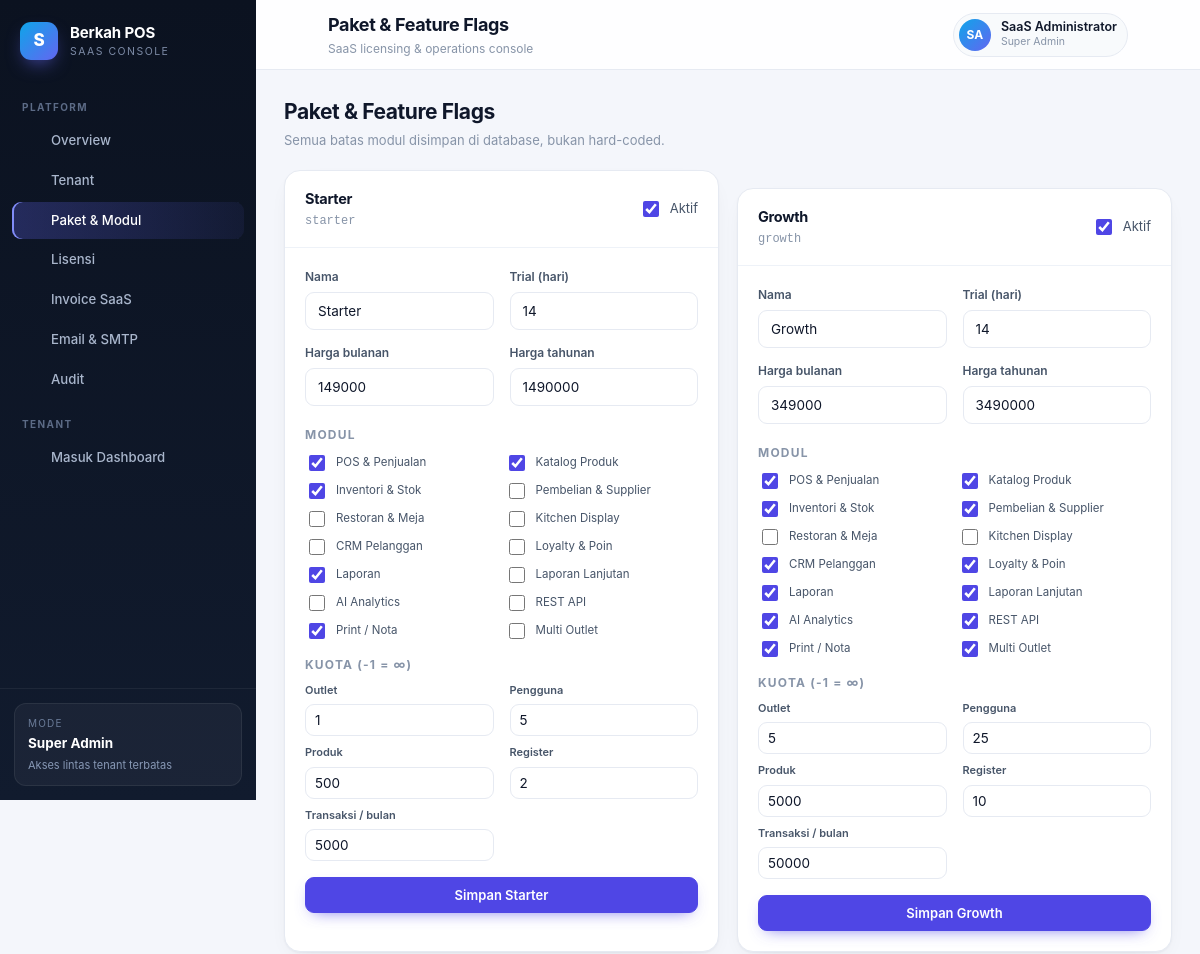
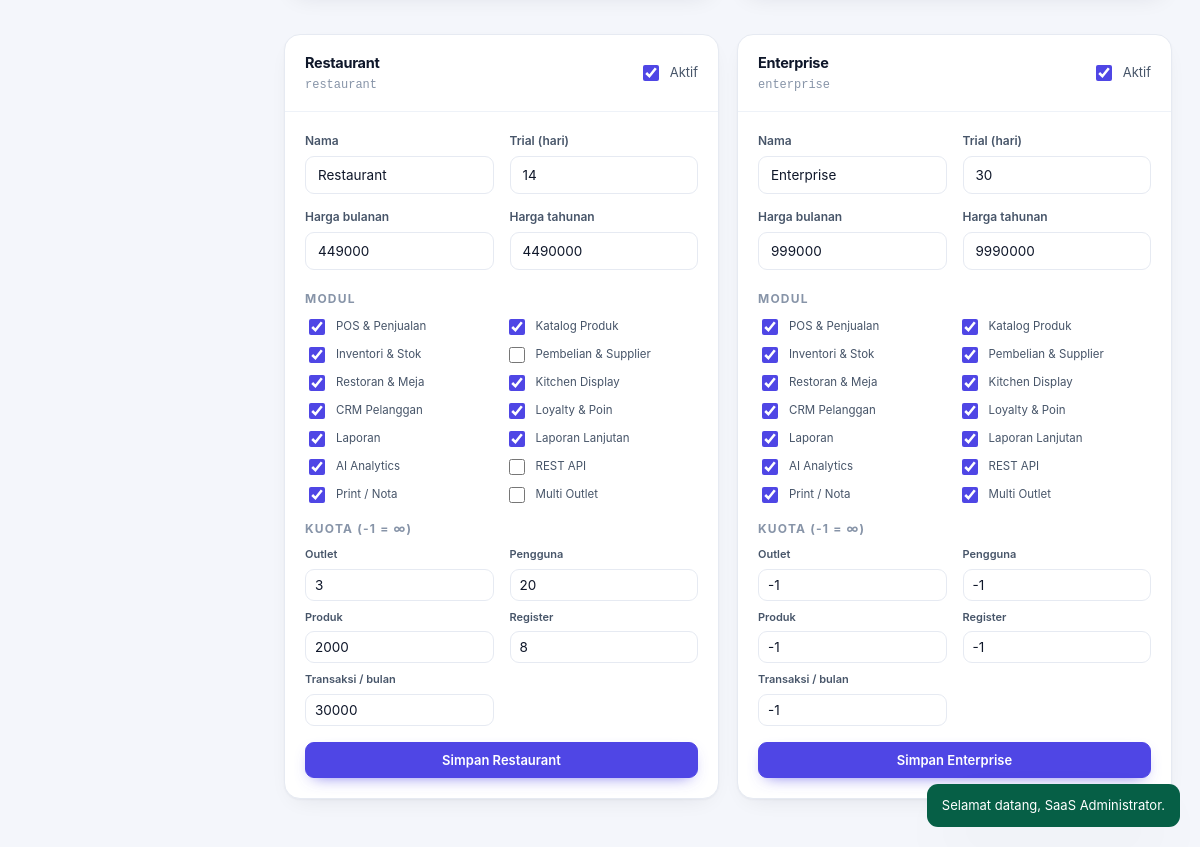
Screenshot of /admin/plans (signed in) with the database file from the repository (2 pictures, top to bottom).
### tables this page shows
CREATE TABLE IF NOT EXISTS users (
  id            BIGINT UNSIGNED AUTO_INCREMENT PRIMARY KEY,
  public_id     CHAR(26) NOT NULL,
  tenant_id     BIGINT UNSIGNED NULL,
  outlet_id     BIGINT UNSIGNED NULL,
  role_id       BIGINT UNSIGNED NOT NULL,
  name          VARCHAR(120) NOT NULL,
  email         VARCHAR(160) NOT NULL,
  password_hash VARCHAR(255) NOT NULL,
  pin_hash      VARCHAR(255) NULL,
  phone         VARCHAR(40) NULL,
  status        ENUM('active','inactive','locked') NOT NULL DEFAULT 'active',
  last_login_at DATETIME(3) NULL,
  created_at    DATETIME(3) NOT NULL DEFAULT CURRENT_TIMESTAMP(3),
  updated_at    DATETIME(3) NOT NULL DEFAULT CURRENT_TIMESTAMP(3) ON UPDATE CURRENT_TIMESTAMP(3),
  UNIQUE KEY uq_user_email (email),
  UNIQUE KEY uq_user_public (public_id),
  KEY ix_user_tenant (tenant_id, status),
  CONSTRAINT fk_user_tenant FOREIGN KEY (tenant_id) REFERENCES tenants (id) ON DELETE CASCADE,
  CONSTRAINT fk_user_outlet FOREIGN KEY (outlet_id) REFERENCES outlets (id) ON DELETE SET NULL,
  CONSTRAINT fk_user_role FOREIGN KEY (role_id) REFERENCES roles (id)
);

CREATE TABLE IF NOT EXISTS plans (
  id            BIGINT UNSIGNED AUTO_INCREMENT PRIMARY KEY,
  code          VARCHAR(32)  NOT NULL,
  name          VARCHAR(80)  NOT NULL,
  description   VARCHAR(255) NULL,
  price_monthly DECIMAL(18,2) NOT NULL DEFAULT 0,
  price_yearly  DECIMAL(18,2) NOT NULL DEFAULT 0,
  trial_days    INT NOT NULL DEFAULT 14,
  is_active     TINYINT(1) NOT NULL DEFAULT 1,
  sort_order    INT NOT NULL DEFAULT 0,
  created_at    DATETIME(3) NOT NULL DEFAULT CURRENT_TIMESTAMP(3),
  UNIQUE KEY uq_plan_code (code)
);

### app/Core/View.php (called while the page is built, shortened)
<?php
final class View
{
    public static function render(string $view, array $data = [], ?string $layout = 'app'): void
    {
        $file = BASE_PATH . '/resources/views/' . $view . '.php';
        extract($data, EXTR_SKIP);
        include $file;
        $content = (string) ob_get_clean();
        $layoutFile = BASE_PATH . '/resources/views/layouts/' . $layout . '.php';
        include $layoutFile;
    }
}

### app/Core/Controller.php (called while the page is built, shortened)
<?php
abstract class Controller
{
    protected function view(string $view, array $data = [], string $layout = 'app'): void
    {
        View::render($view, $data, $layout);
    }
}

### app/Modules/SaaS/AdminController.php (called while the page is built, shortened)
<?php
final class AdminController extends Controller
{
    public function plans(): void
    {
        $plans = Database::all('SELECT * FROM plans ORDER BY sort_order');
        $features = [];
        $limits = [];
        foreach ($plans as $plan) {
            foreach (Database::all('SELECT * FROM plan_features WHERE plan_id = ?', [(int) $plan['id']]) as $f) {
                if (str_starts_with($f['feature_code'], 'limit_')) {
                    $limits[(int) $plan['id']][$f['feature_code']] = $f['limit_value'];
                } else {
                    $features[(int) $plan['id']][$f['feature_code']] = (int) $f['enabled'] === 1;
                }
            }
        }
        $this->view('admin/plans', [
            'title' => 'Paket & Feature Flags',
            'plans' => $plans,
            'features' => $features,
            'limits' => $limits,
            'modules' => License::MODULES,
            'limitLabels' => License::LIMITS,
        ], 'admin');
    }
}

### public/index.php (called while the page is built, shortened)
<?php
$router = new Router();
$method = $_SERVER['REQUEST_METHOD'] ?? 'GET';
$uri = parse_url($_SERVER['REQUEST_URI'] ?? '/', PHP_URL_PATH) ?: '/';
$router->dispatch($method, $uri);

### app/Core/Database.php (called while the page is built, shortened)
<?php
final class Database
{
    private static ?mysqli $conn = null;
    public static function conn(): mysqli
    {
        if (self::$conn instanceof mysqli) {
            return self::$conn;
        }
        $conn = new mysqli(
            (string) Config::get('DB_HOST', '127.0.0.1'),
            (string) Config::get('DB_USER', 'root'),
            (string) Config::get('DB_PASS', ''),
            (string) Config::get('DB_NAME', 'pos_saas'),
            Config::int('DB_PORT', 3306)
        );
        $conn->set_charset('utf8mb4');
        $conn->query("SET time_zone = '+00:00'");
        $conn->query('SET SESSION sql_mode = "STRICT_TRANS_TABLES,NO_ENGINE_SUBSTITUTION"');
        self::$conn = $conn;
        return $conn;
    }
    public static function stmt(string $sql, array $params = []): mysqli_stmt
    {
        $stmt = self::conn()->prepare($sql);
        if ($params !== []) {
            $types = '';
            foreach ($params as $p) {
                $types .= match (true) {
                    is_int($p) => 'i',
                    is_float($p) => 'd',
                    default => 's',
                };
            }
            $refs = [];
            foreach ($params as $k => $v) {
                $refs[$k] = &$params[$k];
            }
            $stmt->bind_param($types, ...$refs);
        }
        $stmt->execute();
        return $stmt;
    }
    public static function all(string $sql, array $params = []): array
    {
        $stmt = self::stmt($sql, $params);
        $res = $stmt->get_result();
        $rows = $res instanceof mysqli_result ? $res->fetch_all(MYSQLI_ASSOC) : [];
        return $rows;
    }
    public static function one(string $sql, array $params = []): ?array
    {
        $rows = self::all($sql, $params);
        return $rows[0] ?? null;
    }
}

### app/Core/Helpers.php (called while the page is built, shortened)
<?php
function e(mixed $value): string
{
    return htmlspecialchars((string) ($value ?? ''), ENT_QUOTES | ENT_SUBSTITUTE, 'UTF-8');
}
function nav_active(string $prefix): string
{
    $path = parse_url($_SERVER['REQUEST_URI'] ?? '/', PHP_URL_PATH) ?: '/';
    return str_starts_with($path, $prefix) ? 'active' : '';
}

### app/Core/Config.php (called while the page is built, shortened)
<?php
final class Config
{
    public static function get(string $key, mixed $default = null): mixed
    {
        $env = getenv($key);
        return $default;
    }
}

### app/Core/Auth.php (called while the page is built, shortened)
<?php
final class Auth
{
    private static ?array $user = null;
    private static bool $loaded = false;
    public static function check(): bool
    {
        return self::user() !== null;
    }
    public static function user(): ?array
    {
        if (self::$loaded) {
            return self::$user;
        }
        self::$loaded = true;
        $id = (int) ($_SESSION['user_id'] ?? 0);
        $row = Database::one(
            'SELECT u.id, u.public_id, u.tenant_id, u.outlet_id, u.name, u.email, u.role_id, u.status,
                    r.code AS role_code, r.name AS role_name, r.permissions,
                    t.name AS tenant_name, t.status AS tenant_status, t.timezone AS tenant_timezone,
                    t.currency AS tenant_currency, t.plan_id, o.name AS outlet_name, o.code AS outlet_code
             FROM users u
             JOIN roles r ON r.id = u.role_id
             LEFT JOIN tenants t ON t.id = u.tenant_id
             LEFT JOIN outlets o ON o.id = u.outlet_id
             WHERE u.id = ? LIMIT 1',
            [$id]
        );
        $row['permissions_list'] = json_decode((string) $row['permissions'], true) ?: [];
        $row['tenant_id'] = $row['tenant_id'] !== null ? (int) $row['tenant_id'] : null;
        $row['outlet_id'] = $row['outlet_id'] !== null ? (int) $row['outlet_id'] : null;
        $row['role_code'] = (string) $row['role_code'];
        return self::$user = $row;
    }
}

### app/Core/Middleware.php (called while the page is built, shortened)
<?php
final class Middleware
{
    public static function handle(string $name): void
    {
        switch ($name) {
            case 'auth':
                if (!Auth::check()) {
                    header('Location: /login?next=' . urlencode($_SERVER['REQUEST_URI'] ?? '/'));
                    exit;
                }
                break;
            case 'super':
                if (!Auth::isSuperAdmin()) {
                    http_response_code(403);
                    View::render('errors/403', [
                        'title' => 'Akses ditolak',
                        'message' => 'Halaman ini hanya untuk SaaS Super Admin.',
                    ], 'app');
                    exit;
                }
                break;
        }
    }
}

### resources/views/admin/plans.php (the view, shortened to what this page needs)
<div class="page-head"><div><h2>Paket &amp; Feature Flags</h2><p>Semua batas modul disimpan di database, bukan hard-coded.</p></div></div>
<div class="grid" style="grid-template-columns:repeat(auto-fit,minmax(320px,1fr))">
<?php foreach ($plans as $plan): $pid = (int) $plan['id']; ?>
  <div class="card">
    <form method="post" action="/admin/plans/<?= $pid ?>">
      <div class="card-head">
        <div><h3><?= e($plan['name']) ?></h3><p class="mono"><?= e($plan['code']) ?></p></div>
        <label class="check"><input type="checkbox" name="is_active" value="1" <?= $plan['is_active'] ? 'checked' : '' ?>> Aktif</label>
      </div>
      <div class="card-body">
        <div class="form-grid">
          <div class="field"><label>Nama</label><input class="input" name="name" value="<?= e($plan['name']) ?>" required></div>
          <div class="field"><label>Trial (hari)</label><input class="input" type="number" name="trial_days" value="<?= (int) $plan['trial_days'] ?>" min="0"></div>
          <div class="field"><label>Harga bulanan</label><input class="input" type="number" name="price_monthly" value="<?= (int) $plan['price_monthly'] ?>" min="0" step="1000"></div>
          <div class="field"><label>Harga tahunan</label><input class="input" type="number" name="price_yearly" value="<?= (int) $plan['price_yearly'] ?>" min="0" step="1000"></div>
        </div>
        <div class="small muted" style="text-transform:uppercase;letter-spacing:.1em;font-weight:700;margin:6px 0 8px">Modul</div>
        <div style="display:grid;grid-template-columns:1fr 1fr;gap:6px">
          <?php foreach ($modules as $code => $label): ?>
            <label class="check" style="font-size:11.5px"><input type="checkbox" name="modules[<?= e($code) ?>]" value="1" <?= !empty($features[$pid][$code]) ? 'checked' : '' ?>> <?= e($label) ?></label>
          <?php endforeach; ?>
        </div>
        <div class="small muted" style="text-transform:uppercase;letter-spacing:.1em;font-weight:700;margin:14px 0 8px">Kuota (-1 = ∞)</div>
        <div class="form-grid">
          <?php foreach ($limitLabels as $key => $label): ?>
            <div class="field" style="margin-bottom:8px"><label style="font-size:11px"><?= e($label) ?></label>
              <input class="input" type="number" name="limits[<?= e($key) ?>]" value="<?= e((string) ($limits[$pid][$key] ?? -1)) ?>" min="-1" style="padding:7px 9px">
            </div>
          <?php endforeach; ?>
        </div>
        <button class="btn btn-primary btn-block mt-1" type="submit">Simpan <?= e($plan['name']) ?></button>
      </div>
    </form>
  </div>
<?php endforeach; ?>
</div>

### app/Core/Router.php (shortened to what this page needs)
<?php
final class Router
{
    private array $routes = [];
    private function add(string $method, string $pattern, array $handler, array $middleware): void
    {
        $this->routes[] = compact('method', 'pattern', 'regex', 'handler', 'middleware');
    }
    public function dispatch(string $method, string $uri): void
    {
        $path = rtrim($uri, '/');
        foreach ($this->routes as $route) {
            if ($route['method'] !== $method) {
                continue;
            }
            if (!preg_match($route['regex'], $path, $m)) {
                continue;
            }
            array_shift($m);
            foreach ($route['middleware'] as $mw) {
                Middleware::handle($mw);
            }
            [$class, $action] = $route['handler'];
            $controller = new $class();
            $controller->$action(...$m);
            return;
        }
    }
}

### resources/views/layouts/admin.php (shortened to what this page needs)
<?php
$user = Auth::user();
$title = $title ?? 'Platform';
?>
<!doctype html>
<html lang="id">
<head>
<link rel="stylesheet" href="/assets/css/app.css">
</head>
<body>
<div class="app-shell">
  <aside class="sidebar">
    <div class="brand">
      <div class="brand-mark" style="background:linear-gradient(135deg,#0ea5e9,#6366f1)">S</div>
      <div class="brand-text"><strong><?= e(\App\Core\Config::get('APP_NAME', 'Berkah POS')) ?></strong><span>SaaS Console</span></div>
    </div>
    <nav class="nav">
      <div class="nav-section">Platform</div>
      <a class="nav-link <?= nav_active('/admin') === 'active' && parse_url($_SERVER['REQUEST_URI'], PHP_URL_PATH) === '/admin' ? 'active' : '' ?>" href="/admin"><?= icon('dashboard') ?> Overview</a>
      <a class="nav-link <?= nav_active('/admin/tenants') ?>" href="/admin/tenants"><?= icon('building') ?> Tenant</a>
      <a class="nav-link <?= nav_active('/admin/plans') ?>" href="/admin/plans"><?= icon('layers') ?> Paket & Modul</a>
      <a class="nav-link <?= nav_active('/admin/licenses') ?>" href="/admin/licenses"><?= icon('key') ?> Lisensi</a>
      <a class="nav-link <?= nav_active('/admin/invoices') ?>" href="/admin/invoices"><?= icon('card') ?> Invoice SaaS</a>
      <a class="nav-link <?= nav_active('/admin/mail') ?>" href="/admin/mail"><?= icon('mail') ?> Email & SMTP</a>
      <a class="nav-link <?= nav_active('/admin/audit') ?>" href="/admin/audit"><?= icon('shield') ?> Audit</a>
      <div class="nav-section">Tenant</div>
      <a class="nav-link" href="/dashboard"><?= icon('pos') ?> Masuk Dashboard</a>
    </nav>
    <div class="sidebar-foot">
      <div class="plan-card">
        <div class="label">Mode</div>
        <strong>Super Admin</strong>
        <div class="expire">Akses lintas tenant terbatas</div>
      </div>
    </div>
  </aside>
  <div class="main">
    <header class="topbar">
      <div class="flex">
        <button class="btn btn-ghost btn-icon menu-toggle" type="button"><?= icon('menu') ?></button>
        <div><h1><?= e($title) ?></h1><p>SaaS licensing & operations console</p></div>
      </div>
      <div class="topbar-actions">
        <div class="user-chip">
          <div class="avatar" style="background:linear-gradient(135deg,#0ea5e9,#6366f1)">SA</div>
          <div><div class="name"><?= e((string) $user['name']) ?></div><div class="role">Super Admin</div></div>
        </div>
        <form method="post" action="/logout"><?= Csrf::field() ?><button class="btn btn-ghost btn-icon" title="Keluar"><?= icon('logout') ?></button></form>
      </div>
    </header>
    <main class="content"><?= $content ?></main>
  </div>
</div>
</body>
</html>

### app/Core/Icons.php (shortened to what this page needs)
<?php
function icon(string $name, string $class = ''): string
{
    $body = $paths[$name] ?? $paths['arrow-right'];
    return '<svg class="' . e($class) . '" xmlns="http://www.w3.org/2000/svg" viewBox="0 0 24 24" fill="none" stroke="currentColor" stroke-width="1.8" stroke-linecap="round" stroke-linejoin="round" aria-hidden="true">' . $body . '</svg>';
}

### rows the page displays
users: name "SaaS Administrator"
plans: name "Starter", code "starter", is_active "☑", trial_days "14", price_monthly "149000", price_yearly "1490000", id "☑", label "POS & Penjualan", label "Katalog Produk", label "Inventori & Stok", label "Pembelian & Supplier", label "Restoran & Meja", label "Kitchen Display", label "CRM Pelanggan", label "Loyalty & Poin", label "Laporan", label "Laporan Lanjutan", label "AI Analytics", label "REST API", label "Print / Nota", label "Multi Outlet", label "Outlet", id "1", label "Pengguna", id "5", label "Produk", id "500", label "Register", id "2", label "Transaksi / bulan", id "5000"
plans: name "Growth", code "growth", is_active "☑", trial_days "14", price_monthly "349000", price_yearly "3490000", id "☑", label "POS & Penjualan", label "Katalog Produk", label "Inventori & Stok", label "Pembelian & Supplier", label "Restoran & Meja", label "Kitchen Display", label "CRM Pelanggan", label "Loyalty & Poin", label "Laporan", label "Laporan Lanjutan", label "AI Analytics", label "REST API", label "Print / Nota", label "Multi Outlet", label "Outlet", id "5", label "Pengguna", id "25", label "Produk", id "5000", label "Register", id "10", label "Transaksi / bulan", id "50000"
plans: name "Restaurant", code "restaurant", is_active "☑", trial_days "14", price_monthly "449000", price_yearly "4490000", id "☑", label "POS & Penjualan", label "Katalog Produk", label "Inventori & Stok", label "Pembelian & Supplier", label "Restoran & Meja", label "Kitchen Display", label "CRM Pelanggan", label "Loyalty & Poin", label "Laporan", label "Laporan Lanjutan", label "AI Analytics", label "REST API", label "Print / Nota", label "Multi Outlet", label "Outlet", id "3", label "Pengguna", id "20", label "Produk", id "2000", label "Register", id "8", label "Transaksi / bulan", id "30000"
plans: name "Enterprise", code "enterprise", is_active "☑", trial_days "30", price_monthly "999000", price_yearly "9990000", id "☑", label "POS & Penjualan", label "Katalog Produk", label "Inventori & Stok", label "Pembelian & Supplier", label "Restoran & Meja", label "Kitchen Display", label "CRM Pelanggan", label "Loyalty & Poin", label "Laporan", label "Laporan Lanjutan", label "AI Analytics", label "REST API", label "Print / Nota", label "Multi Outlet", label "Outlet", id "-1", label "Pengguna", label "Produk", label "Register", label "Transaksi / bulan"
